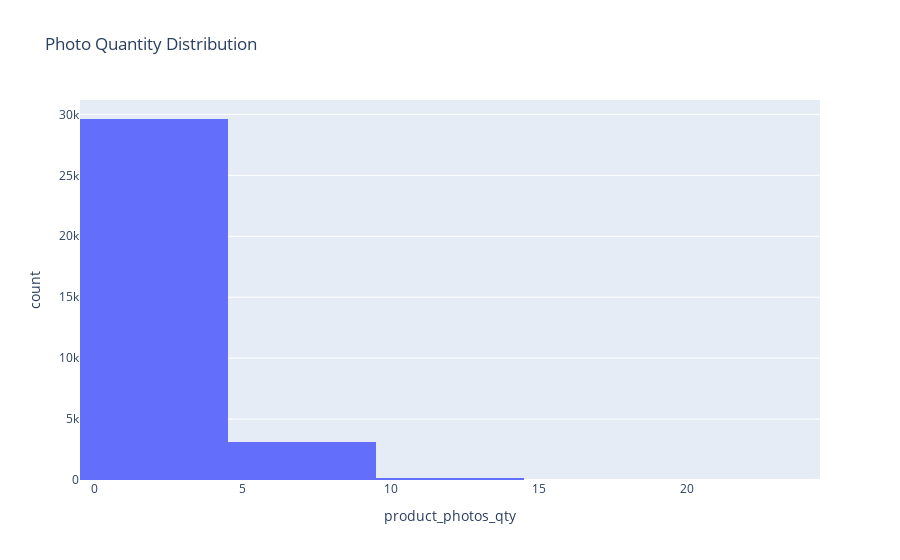

Here is the notebook cell this chart was saved with:
### Markdown cell above
## Univariate Analysis:

### Code cell
# Distribution of product_photos_qty:
fig = px.histogram(df_products, x='product_photos_qty', nbins=10, title='Photo Quantity Distribution')
fig.show()

### Figure 1 — Plotly figure (JSON) as saved in the notebook; plotly's stock layout.template omitted (floating-point values rounded to 4 significant figures; data arrays with more than 128 entries replaced by an {"elided": "..."} marker saying what was removed)
{"data": [{"alignmentgroup": "True", "bingroup": "x", "hovertemplate": "product_photos_qty=%{x}<br>count=%{y}<extra></extra>", "legendgroup": "", "marker": {"color": "#636efa", "pattern": {"shape": ""}}, "name": "", "nbinsx": 10, "offsetgroup": "", "orientation": "v", "showlegend": false, "type": "histogram", "x": {"elided": "32923 int values"}, "xaxis": "x", "yaxis": "y"}], "layout": {"barmode": "relative", "legend": {"tracegroupgap": 0}, "title": {"text": "Photo Quantity Distribution"}, "xaxis": {"anchor": "y", "domain": [0, 1], "title": {"text": "product_photos_qty"}}, "yaxis": {"anchor": "x", "domain": [0, 1], "title": {"text": "count"}}}}
